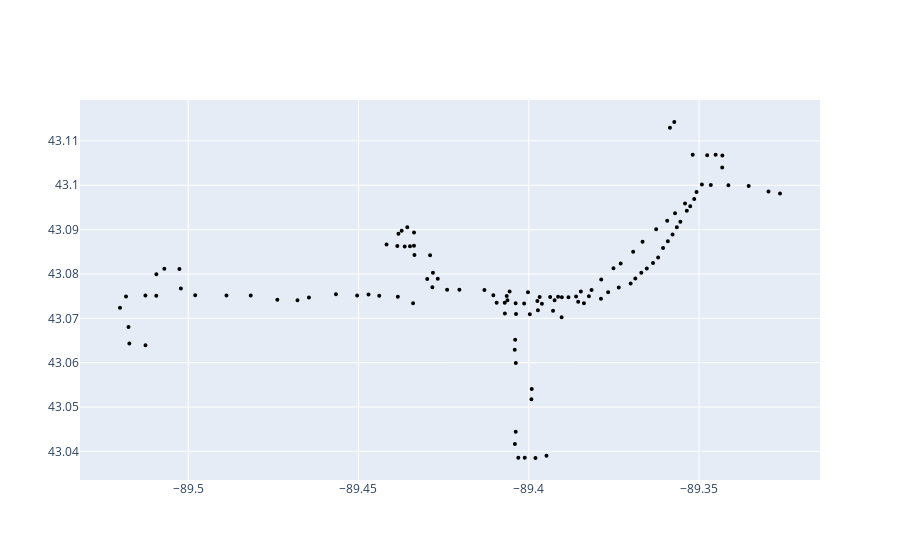

Notebook source saved alongside this figure:
### Code cell
import plotly.graph_objs as go
from plotly.offline import download_plotlyjs, init_notebook_mode, iplot

# latt_x = [0, 1, 1.3, 0.5]
# latt_y = [0, 1, 0.1, 1.8]
trace = go.Scatter(x = x, y = y, mode = 'markers',
                marker = dict(size = 2, color = 'rgba(0, 0, 0, 1)',
                line = dict(width = 2, color = 'rgb(0, 0, 0)')),
)

iplot([trace])
